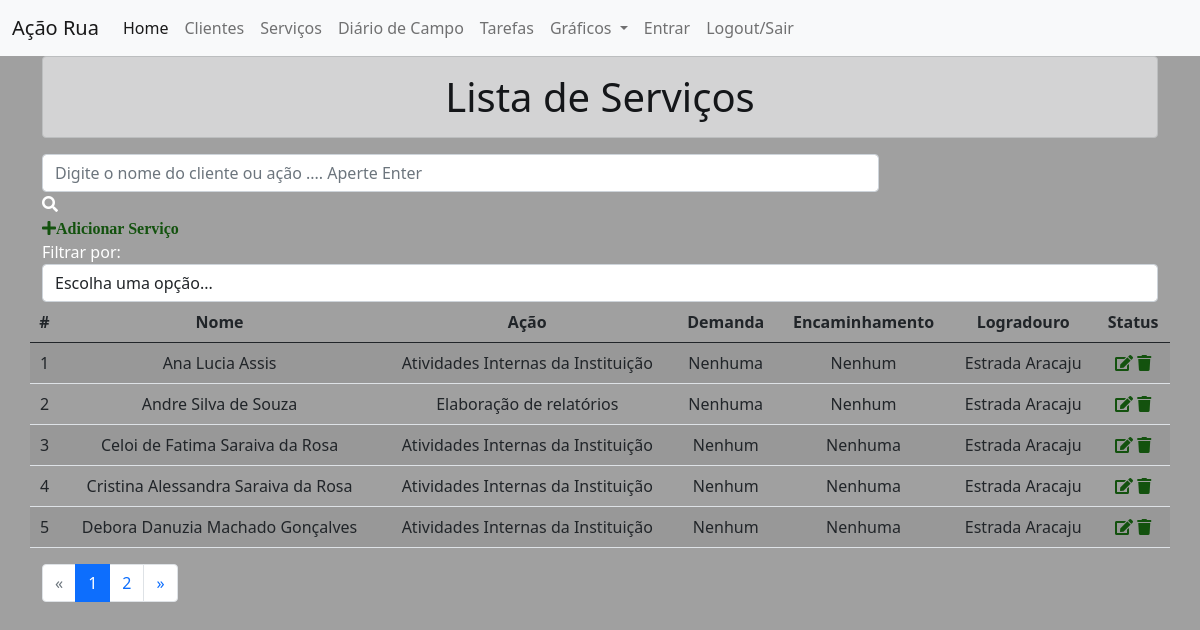
The app's page /listaservicos/ with its own data.
### servicos/models.py (models this page shows, shortened)
class Servicos(models.Model):
    data = models.DateField('Data')
    turno = models.CharField('Turno', max_length=30)
    profissional = models.CharField('Profissional', max_length=100)
    nome = models.CharField('Nome', max_length=100)
    acao = models.CharField('Ação', max_length=100)
    demanda = models.CharField('Demanda', max_length=100)
    encaminhamento = models.CharField('Encaminhamento', max_length=100)
    logradouro = models.CharField('Logradouro', max_length=100)
    observacoes = models.TextField(null=True, blank=True)

### servicos/views.py (the view)
# urls.py: path('listaservicos/', ListaView.as_view(), name='listaservicos'),
class ListaView(ListView):
    models = Servicos
    template_name = 'listaservicos.html'
    paginate_by = 5
    ordering = 'id'
    queryset = Servicos.objects.all()
    context_object_name = 'servicos'
    def get_queryset(self):
        query = self.request.GET.get('q')
        if query:
            return Servicos.objects.filter(
                Q(nome__icontains=query) |
                Q(acao__icontains=query)
            )
        else:
            return Servicos.objects.all()

### servicos/templates/listaservicos.html (shortened to what this page needs)
{% extends 'base.html' %}
{% block content %}
<div class="container">
<h1 class="text-center alert alert-dark">Lista de Serviços</h1>
<div class="col-9 search-div">
    <form method="GET" id="search-form">
        <input class="form-control" type="text" id="search" name="q"
               placeholder="Digite o nome do cliente ou ação .... Aperte Enter" value="{{ request.GET.q }}">
        <i class="fas fa-search"></i>
    </form>
</div>
<a id="add-link" href="/adds">
    <div class="col-2 add-div">
        <i class="fas fa-plus">Adicionar Serviço</i>
    </div>
</a>
<div class="col-12 filter-div">
    <span>Filtrar por:</span>
    <select name="filter" id="filter" class="form-control">
        <option value="">Escolha uma opção...</option>
    </select>
</div>
<div class="row">
    <table class="table table-striped">
        <thead align="center">
        <tr>
            <th scope="col">#</th>
            <th scope="col">Nome</th>
            <th scope="col">Ação</th>
            <th scope="col">Demanda</th>
            <th scope="col">Encaminhamento</th>
            <th scope="col">Logradouro</th>
            <th scope="col">Status</th>
        </tr>
        </thead>
        <tbody align="center">
        {% for servicos in servicos %}
        <tr>
            <td>{{ servicos.id }}</td>
            <td>{{ servicos.nome }}</td>
            <td>{{ servicos.acao }}</td>
            <td>{{ servicos.demanda }}</td>
            <td>{{ servicos.encaminhamento }}</td>
            <td>{{ servicos.logradouro }}</td>
            <td>
                <a  href="{% url 'upd_servicos' servicos.pk %}"><span><i class="fas fa-edit"></i></span></a>
                <a  href="{% url 'del_servicos' servicos.pk %}"> <span><i class="fas fa-trash"></i></span></a>
            </td>
        </tr>
        {% endfor %}
        </tbody>
    </table>
    {% if is_paginated %}
    <nav aria-label="navegacao-paginacao">
        <ul class="pagination">
            {% if page_obj.has_previous %}
            <li class="page-item"><a class="page-link" href="?page={{ page_obj.previous_page_number }}">&laquo;</a></li>
            {% else %}
            <li class="page-item disabled"><a class="page-link" href="#">&laquo;</a></li>
            {% endif %}
            {% for num in paginator.page_range %}
            {% if page_obj.number == num %}
            <li class="page-item active"><a class="page-link" href="#">{{ num }}</a></li>
            {% else %}
            <li class="page-item"><a class="page-link" href="?page={{ num }}">{{ num }}</a></li>
            {% endif %}
            {% endfor %}
            {% if page_obj.has_next %}
            <li class="page-item"><a class="page-link" href="?page={{ page_obj.next_page_number }}">&raquo;</a></li>
            {% else %}
            <li class="page-item disabled"><a class="page-link" href="#">&raquo;</a></li>
            {% endif %}
        </ul>
    </nav>
    {% endif %}
</div>
{% endblock content %}

### core/static/css/estilos.css (style rules this page uses)
body { background-color: #a0a0a0; color: #ffffff; }
a { text-decoration: none; color: #13520E; }

### records on screen
Servicos: id "1", nome "Ana Lucia Assis", acao "Atividades Internas da Instituição", demanda "Nenhuma", encaminhamento "Nenhum", logradouro "Estrada Aracaju"
Servicos: id "2", nome "Andre Silva de Souza", acao "Elaboração de relatórios", demanda "Nenhuma", encaminhamento "Nenhum", logradouro "Estrada Aracaju"
Servicos: id "3", nome "Celoi de Fatima Saraiva da Rosa", acao "Atividades Internas da Instituição", demanda "Nenhum", encaminhamento "Nenhuma", logradouro "Estrada Aracaju"
Servicos: id "4", nome "Cristina Alessandra Saraiva da Rosa", acao "Atividades Internas da Instituição", demanda "Nenhum", encaminhamento "Nenhuma", logradouro "Estrada Aracaju"
Servicos: id "5", nome "Debora Danuzia Machado Gonçalves", acao "Atividades Internas da Instituição", demanda "Nenhum", encaminhamento "Nenhuma", logradouro "Estrada Aracaju"

### other values on screen
{{ num }} "1"
{{ num }} "2"
